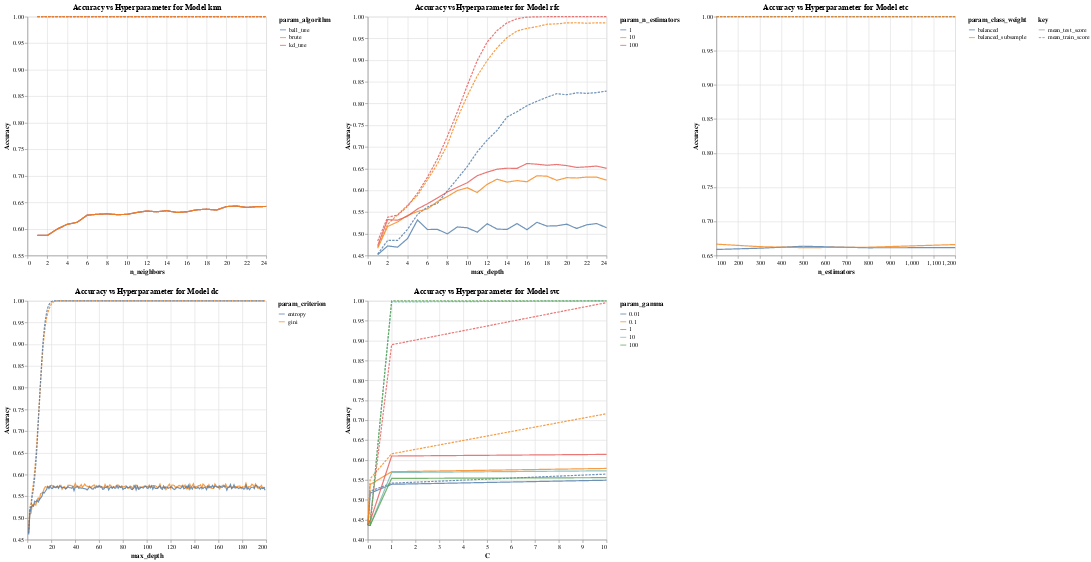

Write notebook code for a chart like this one.
### Code cell
models_all_wine = train_all_classifiers(X_train, y_train)
plot_wine = get_plots(models_all_wine)
plot_wine
